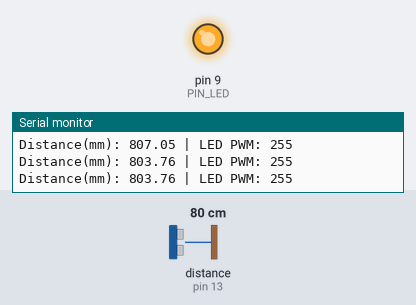
Simulated run of this sketch. Board: Arduino Uno, built with avr-gcc and run on an emulated ATmega328P. Parts: output pins drawn as LEDs (lit = HIGH), the last lines printed to the serial monitor. Wiring (inferred from the names in the program): ultrasonic range finder: trigger pin 12; echo pin 13. The test bench sets the inputs (shaded band); at power-on: distance to the obstacle (sensor on pin 13) 80 cm. The echo pulse lasts 58.3 µs per cm; pins used as bus, display or sensor lines are not drawn.

Above: at 1.2 s.
1.3 s: distance to the obstacle (sensor on pin 13) set to 18 cm
At 1.55 s:
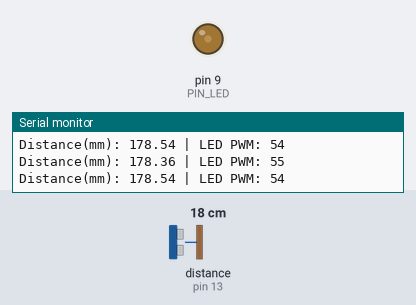
4.3 s: distance to the obstacle (sensor on pin 13) set to 120 cm
Timing chart, 0 to 7.3 s (numbered marks = the images above; inputs shaded):
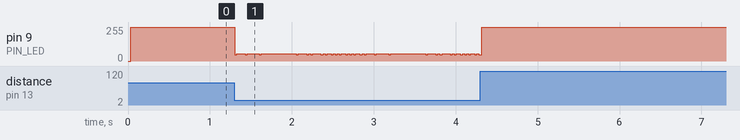

The sketch:

08P07_Distance_LED.ino
```cpp
#define PIN_LED  9
#define PIN_TRIG 12   // sonar sensor TRIGGER
#define PIN_ECHO 13   // sonar sensor ECHO

// configurable parameters
#define SND_VEL 346.0     // sound velocity at 24°C (m/s)
#define INTERVAL 25        // sampling interval (msec)
#define PULSE_DURATION 10  // ultra-sound Pulse Duration (usec)
#define _DIST_MIN 100.0    // minimum measurable distance (mm)
#define _DIST_MAX 300.0    // maximum measurable distance (mm)

#define TIMEOUT ((INTERVAL / 2) * 1000.0) // maximum echo waiting time (usec)
#define SCALE (0.001 * 0.5 * SND_VEL)     // convert duration to distance (mm)

unsigned long last_sampling_time = 0;

void setup() {
  pinMode(PIN_LED, OUTPUT);
  pinMode(PIN_TRIG, OUTPUT);
  pinMode(PIN_ECHO, INPUT);
  digitalWrite(PIN_TRIG, LOW);

  Serial.begin(57600);
}

void loop() {

  if (millis() < last_sampling_time + INTERVAL) return;
  last_sampling_time = millis();

  float distance = USS_measure(PIN_TRIG, PIN_ECHO);

  if (distance < _DIST_MIN || distance > _DIST_MAX || distance == 0) {
    analogWrite(PIN_LED, 255);
  } else {
    int brightness = calcBrightness(distance);
    analogWrite(PIN_LED, brightness);
  }

  Serial.print("Distance(mm): ");
  Serial.print(distance);
  Serial.print(" | LED PWM: ");
  Serial.println(calcBrightness(distance));
}

int calcBrightness(float d) {
  float brightness;

  if (d <= 200.0)
    brightness = 255.0 * (1.0 - (d - 100.0) / 100.0);
  else
    brightness = 255.0 * ((d - 200.0) / 100.0);

  if (brightness < 0) brightness = 0;
  if (brightness > 255) brightness = 255;

  return (int)brightness;
}

float USS_measure(int TRIG, int ECHO) {
  digitalWrite(TRIG, HIGH);
  delayMicroseconds(PULSE_DURATION);
  digitalWrite(TRIG, LOW);

  float duration = pulseIn(ECHO, HIGH, TIMEOUT);
  float dist = duration * SCALE;
  return dist;
}
```
